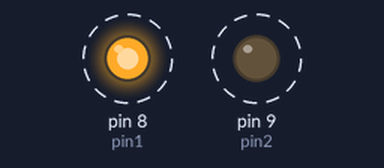
Bench run of a sketch on a simulated Arduino Uno, built with avr-gcc and run on an emulated ATmega328P. Parts: output pins drawn as LEDs (lit = HIGH). Dashed ring = blinking.

Above: at 0.2 s.
Timing chart, 0 to 3.0 s (numbered marks = the images above):
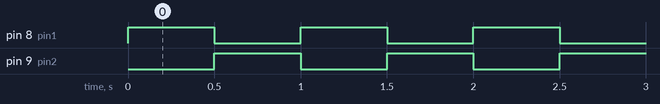

Measured:
- by itself, pin 8 (pin1), pin 9 (pin2): alternates HIGH for 0.50 s and LOW for 0.50 s

The sketch:

GEN.ino
```cpp
const int pin1 = 8;
const int pin2 = 9;
const int interval = 500; // Intervalo en milisegundos para una frecuencia de 1 Hz (1 ciclo por segundo)

void setup() {
  pinMode(pin1, OUTPUT);
  pinMode(pin2, OUTPUT);
}

void loop() {
  digitalWrite(pin1, HIGH);  // Establecer pin1 en alto (5V)
  digitalWrite(pin2, LOW);   // Establecer pin2 en bajo (0V)
  delay(interval);           // Esperar 500 ms

  digitalWrite(pin1, LOW);   // Establecer pin1 en bajo (0V)
  digitalWrite(pin2, HIGH);  // Establecer pin2 en alto (5V)
  delay(interval);           // Esperar 500 ms
}
```
